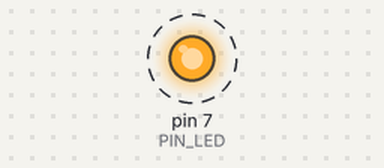
Simulated run of this sketch. Board: Arduino Uno, built with avr-gcc and run on an emulated ATmega328P. Parts: output pins drawn as LEDs (lit = HIGH). Dashed ring = blinking. At 2.0 s the program stops and its outputs stay as they are.

Above: at 1.05 s.
Timing chart, 0 to 3.5 s (numbered marks = the images above):
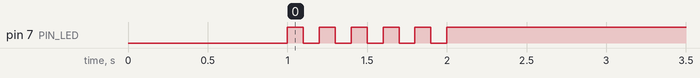

Measured:
- by itself, pin 7 (PIN_LED): alternates HIGH for 0.10 s and LOW for 0.10 s, 11 changes in all, then stays HIGH

The sketch:

05_practice_2.ino
```cpp
#define PIN_LED 7
unsigned int toggle;

void setup() {
  pinMode(PIN_LED, OUTPUT);
  digitalWrite(PIN_LED, 0);
  delay(1000);
}

void loop() {
  toggle_state();
  digitalWrite(PIN_LED, 1);
  while(1){}
}

void toggle_state(){
  for(int i = 0; i<5; i++){
    digitalWrite(PIN_LED, 1);
    delay(100);
    digitalWrite(PIN_LED, 0);
    delay(100);
  }
}
```
